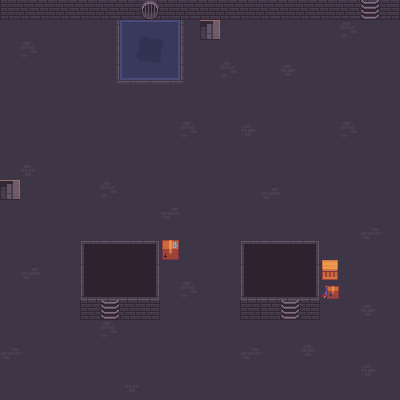

The image is a tile-based game level rendered from a .tmx file. Its description and complete source (layers, tilesets, objects, tile grids) follow:
An orthogonal 20x20 tile map with 20x20 px tiles, 2 tile layers (terrain, upper).

<map version="1.10" tiledversion="1.11.2" orientation="orthogonal" renderorder="right-down" width="20" height="20" tilewidth="20" tileheight="20" infinite="0" nextlayerid="3" nextobjectid="1">
 <tileset firstgid="1" source="sewer_tileset.tsx" />
 <layer id="1" name="terrain" width="20" height="20">
  <data encoding="csv">
43,44,44,44,44,44,44,44,44,44,44,44,44,44,44,44,44,44,44,45,
16,16,16,16,16,17,116,117,118,15,26,16,16,16,16,16,16,33,16,16,
16,33,16,16,16,17,130,131,132,15,16,16,16,16,16,16,16,16,16,16,
16,16,16,16,16,17,144,145,146,15,16,33,16,16,32,16,16,16,16,16,
16,16,16,16,16,18,2,2,2,19,16,16,16,16,16,16,16,16,16,16,
16,16,16,16,16,16,16,16,16,16,16,16,16,16,16,16,16,16,16,16,
16,16,16,16,16,16,16,16,16,33,16,16,32,16,16,16,16,33,16,16,
16,16,16,16,16,16,16,16,16,16,16,16,16,16,16,16,16,16,16,16,
16,32,16,16,16,16,16,16,16,16,16,16,16,16,16,16,16,16,16,16,
26,16,16,16,16,33,16,16,16,16,16,16,16,47,16,16,16,16,16,16,
16,16,16,16,16,16,16,16,47,16,16,16,16,16,16,16,16,16,16,16,
16,16,16,16,16,16,16,16,16,16,16,16,16,16,16,16,16,16,47,16,
16,16,16,16,57,58,58,59,16,16,16,16,57,58,58,59,16,16,16,16,
16,47,16,16,71,72,72,73,16,16,16,16,71,72,72,73,16,16,16,16,
16,16,16,16,85,86,86,87,16,33,16,16,85,86,86,87,16,16,16,16,
16,16,16,16,43,44,44,45,16,16,16,16,43,43,43,45,16,16,32,16,
16,16,16,16,16,33,16,16,16,16,16,16,16,16,16,16,16,16,16,16,
47,16,16,16,16,16,16,16,16,16,16,16,47,16,16,32,16,16,16,16,
16,16,16,16,16,16,16,16,16,16,16,16,16,16,16,16,16,16,32,16,
16,16,16,16,16,16,46,16,16,16,16,16,16,16,16,16,16,16,16,16
</data>
 </layer>
 <layer id="2" name="upper" width="20" height="20">
  <data encoding="csv">
0,0,0,0,0,0,0,48,0,0,0,0,0,0,0,0,0,0,50,0,
0,0,0,0,0,0,0,0,0,0,0,0,0,0,0,0,0,0,0,0,
0,0,0,0,0,0,0,0,0,0,0,0,0,0,0,0,0,0,0,0,
0,0,0,0,0,0,0,0,0,0,0,0,0,0,0,0,0,0,0,0,
0,0,0,0,0,0,0,0,0,0,0,0,0,0,0,0,0,0,0,0,
0,0,0,0,0,0,0,0,0,0,0,0,0,0,0,0,0,0,0,0,
0,0,0,0,0,0,0,0,0,0,0,0,0,0,0,0,0,0,0,0,
0,0,0,0,0,0,0,0,0,0,0,0,0,0,0,0,0,0,0,0,
0,0,0,0,0,0,0,0,0,0,0,0,0,0,0,0,0,0,0,0,
0,0,0,0,0,0,0,0,0,0,0,0,0,0,0,0,0,0,0,0,
0,0,0,0,0,0,0,0,0,0,0,0,0,0,0,0,0,0,0,0,
0,0,0,0,0,0,0,0,0,0,0,0,0,0,0,0,0,0,0,0,
0,0,0,0,0,0,0,0,14,0,0,0,0,0,0,0,0,0,0,0,
0,0,0,0,0,0,0,0,0,0,0,0,0,0,0,0,13,0,0,0,
0,0,0,0,0,0,0,0,0,0,0,0,0,0,0,0,27,0,0,0,
0,0,0,0,0,50,0,0,0,0,0,0,0,0,50,0,0,0,0,0,
0,0,0,0,0,0,0,0,0,0,0,0,0,0,0,0,0,0,0,0,
0,0,0,0,0,0,0,0,0,0,0,0,0,0,0,0,0,0,0,0,
0,0,0,0,0,0,0,0,0,0,0,0,0,0,0,0,0,0,0,0,
0,0,0,0,0,0,0,0,0,0,0,0,0,0,0,0,0,0,0,0
</data>
 </layer>
</map>
